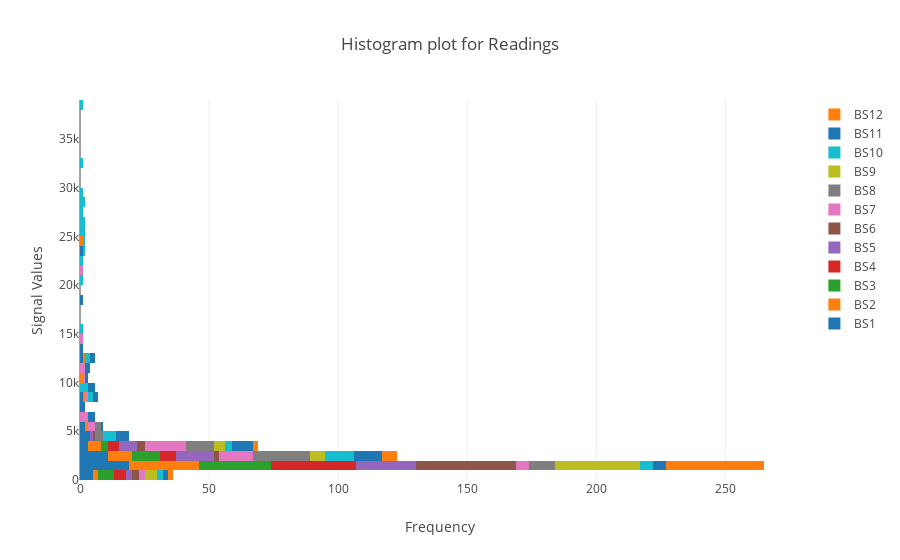

Here is the notebook cell this chart was saved with:
### Markdown cell above
NOTE : First, as can be observed in the plot above BS10 seem to perform relatively well in detecting the compounds. Also we can distinctively see that compounds F to K are not  recorded quite well by any of the sensors: so these compouds will be the major bottleneck in this prediction model. In addition, some sensors seem to have low values across all readings eg BS9.
<p> secondly, a desirable property for detecting compounds in that "dynamic differences or range" across different sensor readings and not absolute values. By this it is meant that if BS10 should predict compound A( and most other compounds as seen above) with high signal value then there should be sensors BS_X and BS_Y for whcih compound A is detected with high signal for BS_X and low value for BS_Y. This implies that since BS10 is high across several compound signal values, so it might not be sufficient  alone in making a decsion rule as to whether an unknown compound could be A or B</p>
<p> Using information theoretic terminology, it is means that BS10 has low entropy or "less surprise". Since, apriori we know it will produce high signal values relatively across readings. However, knowing that signal  value of BS_X (an arbitrary sensor)  for compound A  is high gives better or high information content  -- since BS_X can be assumed to be particularly  more discriminating against compound A (report high values for A) while having relatively low values in others for example. </p>

### Code cell
def StackedHistoPLot(OutputData):
    '''
    Input : Data Frame
    Output: list containing data plots for each column
    
    This is to be used for line plot in plotly
    
    '''
    data = [] # list to store data set
    names = [] # list to store names
    
    for i in OutputData.columns: # loop through columns
        
        if i != 'Compounds': # skip the column with name Compounds. Since it is the x axis
            temp = 'trace' + i # name for the data points of column i if column i != 'Compounds'
            temp = go.Histogram(  # make a scatter points for plotly
            
            y = OutputData[i], # the y acis
             name = i
            
            )
        
            data.append(temp) # store in the list named data
            names.append(i )# name for the lin
    return data

data = StackedHistoPLot(OutputData)
layout = go.Layout(barmode='stack', title = 'Histogram plot for Readings', xaxis = dict(
        title = 'Frequency'
        ), yaxis = dict(
        title = 'Signal Values'
        ))
fig = go.Figure(data=data, layout=layout)

offline.iplot(fig, filename='stacked histogram')

### Figure 1 — Plotly figure (JSON) as saved in the notebook; plotly's stock layout.template omitted (floating-point values rounded to 4 significant figures)
{"data": [{"name": "BS1", "type": "histogram", "uid": "7d6dcd72-9ea1-11e8-be19-492bb5d509bd", "y": [1137, 1193, 2217, 1802, 1114, 1028, 1091, 1094, 1245, 869, 845, 967, 1030, 1018, 1412, 1648, 1395, 1535, 1650, 1663, 2666, 2945, 3657, 3620, 2256, 2268, 1907, 1952, 2431, 2969, 4887, 5405, 4635, 4072, 4809, 5801, 1587, 2014, 647, 531, 23694, 18599, 12507, 8838, 3224, 2310, 2301, 2278]}, {"name": "BS2", "type": "histogram", "uid": "7d6dcf0c-9ea1-11e8-be19-492bb5d509bd", "y": [1279, 1584, 2676, 3102, 5391, 8063, 12411, 10291, 1318, 1196, 1186, 1097, 1110, 1101, 1474, 1380, 1385, 1336, 1370, 1251, 3058, 3353, 1091, 1070, 1454, 1439, 1418, 1408, 1601, 1676, 2113, 1999, 2625, 2235, 3947, 3460, 2061, 2431, 671, 543, 24118, 2141, 2165, 1969, 1992, 1939, 2003, 1750]}, {"name": "BS3", "type": "histogram", "uid": "7d6dcffc-9ea1-11e8-be19-492bb5d509bd", "y": [744, 940, 1234, 1239, 961, 1023, 1063, 966, 1474, 1261, 1112, 1038, 1185, 1264, 1651, 1576, 1417, 1614, 1489, 1557, 2831, 3910, 1276, 1255, 1502, 1422, 1603, 1599, 1856, 1874, 1974, 2204, 2631, 2175, 3873, 3259, 1524, 1702, 714, 553, 2909, 2361, 2386, 2084, 2606, 2407, 2134, 1964]}, {"name": "BS4", "type": "histogram", "uid": "7d6dd0ba-9ea1-11e8-be19-492bb5d509bd", "y": [789, 1140, 1251, 1415, 975, 974, 1038, 1058, 1485, 1351, 1108, 1157, 1038, 1047, 1580, 1663, 1399, 1398, 1448, 1621, 3230, 3337, 1232, 1254, 1681, 1508, 1757, 1594, 1768, 1821, 1984, 2122, 2413, 2070, 3594, 3351, 1688, 1688, 632, 520, 2772, 2079, 2002, 1887, 1879, 1917, 1818, 1602]}, {"name": "BS5", "type": "histogram", "uid": "7d6dd178-9ea1-11e8-be19-492bb5d509bd", "y": [1297, 1571, 1312, 1218, 1026, 1003, 1240, 1248, 1231, 1642, 1055, 1270, 1193, 1197, 1769, 1811, 1652, 1540, 2235, 2028, 2957, 3694, 1462, 1520, 1804, 1700, 2018, 2030, 2496, 2301, 2348, 2704, 4100, 3559, 3853, 3480, 1889, 2178, 643, 470, 3708, 3446, 3137, 2885, 2455, 2350, 2388, 2065]}, {"name": "BS6", "type": "histogram", "uid": "7d6dd22c-9ea1-11e8-be19-492bb5d509bd", "y": [1262, 976, 1562, 1398, 1059, 1058, 1219, 1154, 1334, 1482, 1099, 1099, 1193, 1141, 1656, 1535, 1546, 1331, 1399, 1224, 3516, 4073, 1150, 1237, 1616, 1502, 1364, 1292, 1331, 1363, 1611, 1711, 2136, 2070, 3889, 3091, 1289, 1447, 691, 496, 1642, 1647, 1399, 1601, 1642, 1690, 1444, 1200]}, {"name": "BS7", "type": "histogram", "uid": "7d6dd2d6-9ea1-11e8-be19-492bb5d509bd", "y": [1798, 1710, 2572, 2410, 1538, 1913, 1911, 2275, 2596, 2341, 2087, 2005, 2209, 2031, 3629, 3793, 3322, 3544, 3346, 3666, 10874, 11730, 3085, 2901, 3412, 3535, 3091, 2982, 3109, 3140, 5102, 6804, 5061, 5134, 8141, 6634, 2940, 3397, 859, 687, 21887, 6130, 3404, 3596, 11571, 14295, 3463, 2786]}, {"name": "BS8", "type": "histogram", "uid": "7d6dd380-9ea1-11e8-be19-492bb5d509bd", "y": [1798, 1723, 3861, 3691, 1845, 1660, 1879, 1912, 2623, 2565, 2219, 1924, 1913, 2157, 2428, 3031, 3088, 2815, 2741, 2688, 3699, 4133, 2215, 2098, 2290, 2635, 2712, 2853, 2981, 3067, 3199, 3215, 3337, 3395, 5461, 5118, 2609, 2263, 1149, 1008, 4631, 4183, 3247, 2732, 2597, 2353, 2358, 2318]}, {"name": "BS9", "type": "histogram", "uid": "7d6dd42a-9ea1-11e8-be19-492bb5d509bd", "y": [943, 952, 1456, 1431, 993, 1015, 1012, 1055, 1431, 1499, 1144, 1125, 1170, 1157, 1494, 1464, 1540, 1329, 1502, 1288, 3338, 3053, 1467, 1330, 1638, 1639, 1637, 1736, 1988, 1907, 2128, 2427, 2904, 2189, 3315, 3270, 1509, 1400, 603, 517, 2454, 2141, 1806, 1890, 1319, 1840, 1769, 1502]}, {"name": "BS10", "type": "histogram", "uid": "7d6dd4de-9ea1-11e8-be19-492bb5d509bd", "y": [3657, 3757, 4765, 4307, 2875, 2627, 2358, 2239, 2524, 2274, 1888, 1962, 1881, 1688, 2302, 2215, 2147, 2124, 2224, 1971, 3855, 4218, 22075, 20961, 9808, 9242, 23764, 25593, 28291, 26908, 28156, 27515, 29830, 26098, 8410, 8810, 4452, 4205, 729, 541, 24449, 38179, 32751, 25284, 15203, 12163, 12194, 9093]}, {"name": "BS11", "type": "histogram", "uid": "7d6dd57e-9ea1-11e8-be19-492bb5d509bd", "y": [8710, 8048, 7338, 6714, 4563, 3582, 3987, 3360, 2301, 2196, 1946, 1996, 1823, 1689, 2437, 2361, 2256, 2181, 2187, 1991, 2812, 2695, 2412, 2358, 5396, 4959, 9216, 10654, 11412, 12130, 13460, 12828, 9744, 6768, 4000, 3751, 4396, 3990, 747, 560, 7106, 11578, 9505, 6854, 4552, 3840, 3514, 3179]}, {"name": "BS12", "type": "histogram", "uid": "7d6dd61e-9ea1-11e8-be19-492bb5d509bd", "y": [1111, 1222, 1569, 1488, 1047, 1192, 1113, 1221, 1526, 1687, 1235, 1286, 1207, 1233, 1608, 1544, 1544, 1455, 1504, 1435, 2735, 2423, 1523, 1422, 1750, 1762, 1739, 1801, 1946, 1816, 2119, 2021, 2314, 2053, 3395, 3191, 1658, 1681, 620, 517, 1813, 1767, 1787, 1843, 1750, 1710, 1642, 1682]}], "layout": {"barmode": "stack", "title": "Histogram plot for Readings", "xaxis": {"title": "Frequency"}, "yaxis": {"title": "Signal Values"}}}
